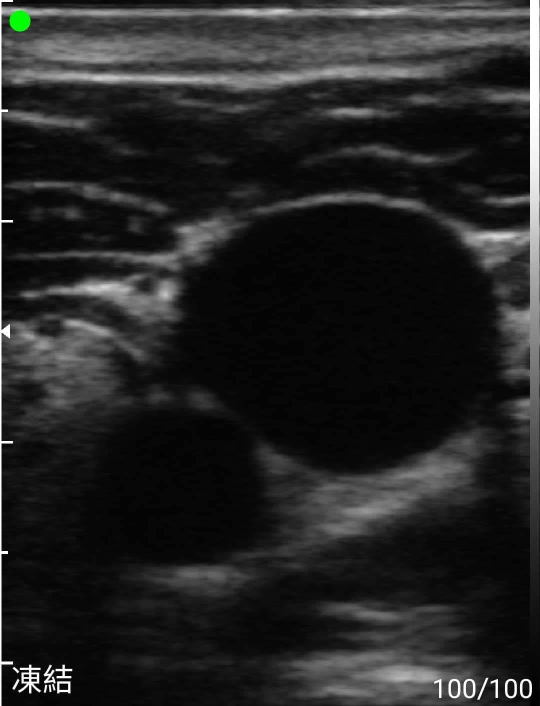
#> input picture example.jpg, 1080 x 1411 px (shown at 1/2 size)
$ jupyter execute --allow-errors for_project_meeting.ipynb   (shell and % lines are left out)
#> lines starting #> are read from the running program, lines starting #| are printed output that depends on the picture
[cell 1]
import sys
import pandas as pd
import numpy as np
import matplotlib.pyplot as plt
from utils.kde import smooth

#> (a cell that did not finish here is left out)

#> (a cell that did not finish here is left out)

#> (a cell that did not finish here is left out)

#> (a cell that did not finish here is left out)

#> (a cell that did not finish here is left out)

#> (a cell that did not finish here is left out)

[cell 8]
plt.figure(figsize=(10, 6))
mode = "sin"
# [7 lines of commented-out code are left out]
f = 500
t = 800
plt.figure(figsize=(10, 6))
#> (the rest of this cell did not finish here and is left out)

[cell 9]
plt.figure(figsize=(10, 6))
#> (the rest of this cell did not finish here and is left out)

[cell 10]
plt.figure(figsize=(10, 6))
#> (the rest of this cell did not finish here and is left out)

[cell 11]
import cv2
from copy import copy

[cell 12]
img = cv2.imread("example.jpg")
#> img is the input picture: shape (1411, 1080, 3); mean B, G, R 36.5, 36.7, 36.5
img = 255 - img
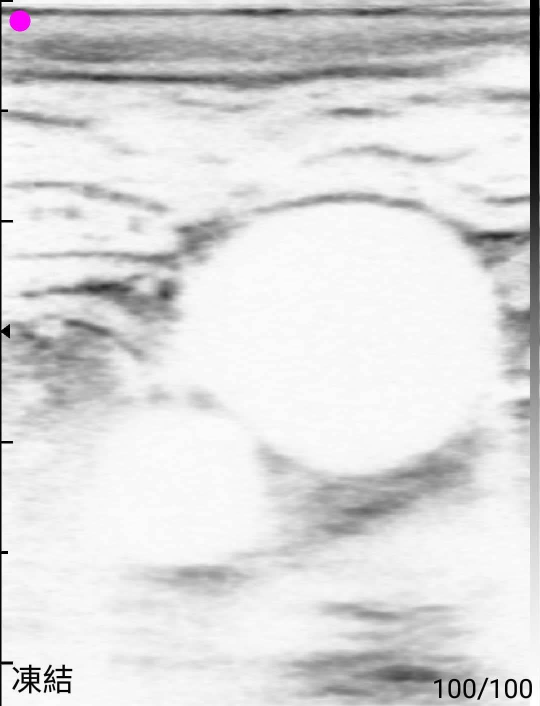
#> img: shape (1411, 1080, 3) (shown at 1/2 size); mean B, G, R 218.5, 218.3, 218.5
plt.imshow(img)

[cell 13]
#-----Reading the image-----------------------------------------------------
plt.imshow(img)
plt.show()
#-----Converting image to LAB Color model-----------------------------------
lab= cv2.cvtColor(img, cv2.COLOR_BGR2LAB)
#> lab: shape (1411, 1080, 3); mean of channels 0, 1, 2 221.7, 128.1, 127.9
plt.imshow(lab)
plt.show()

#-----Splitting the LAB image to different channels-------------------------
l, a, b = cv2.split(lab)
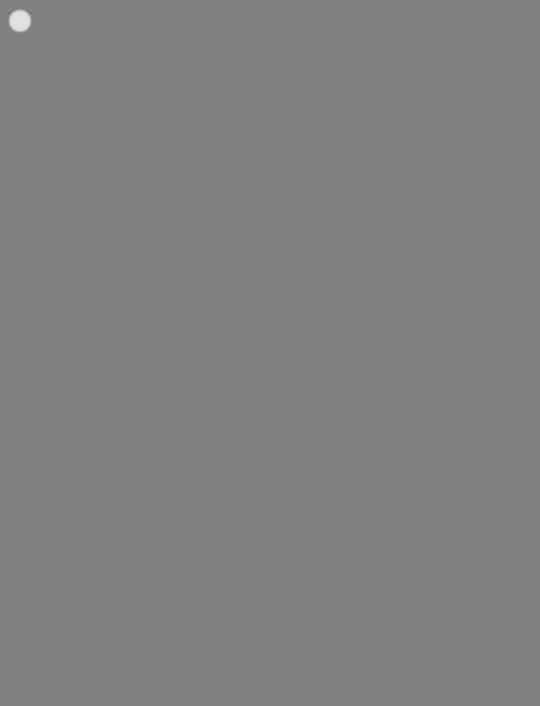
#> a: shape (1411, 1080) (shown at 1/2 size); min 112, max 226, mean 128.1
plt.imshow(l)
plt.show()
plt.imshow(a)
plt.show()
plt.imshow(b)
plt.show()

#-----Applying CLAHE to L-channel-------------------------------------------
clahe = cv2.createCLAHE(clipLimit=3.0, tileGridSize=(8,8))
cl = clahe.apply(l)
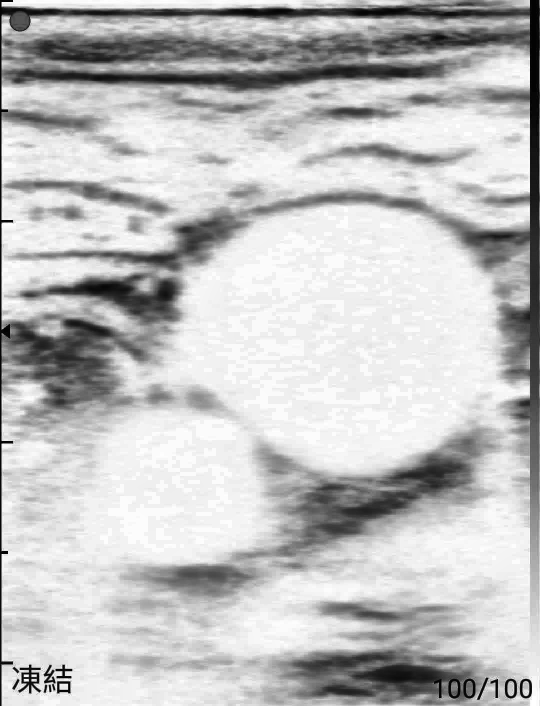
#> cl: shape (1411, 1080) (shown at 1/2 size); min 2, max 255, mean 192.2
plt.imshow(cl)
plt.show()

#-----Merge the CLAHE enhanced L-channel with the a and b channel-----------
limg = cv2.merge((cl,a,b))
#> limg: shape (1411, 1080, 3); mean of channels 0, 1, 2 192.2, 128.1, 127.9
plt.imshow(limg)
plt.show()

#-----Converting image from LAB Color model to RGB model--------------------
final = cv2.cvtColor(limg, cv2.COLOR_LAB2BGR)
plt.imshow(final)
plt.show()

[cell 14]
img = cv2.cvtColor(final, cv2.COLOR_RGB2GRAY)
#> img: shape (1411, 1080)
plt.imshow(img)
img.shape
#> Out = (1411, 1080)

[cell 15]
kernel = np.ones((5,5),np.uint8)
img_ = copy(img)
for i in range(10):
    img_ = cv2.erode(img_, kernel, iterations=15)
    img_ = cv2.dilate(img_, kernel, iterations=15)
#> this loop made 10 passes
#> pass 1, `img_ = cv2.erode(img_, kernel, iterations=15)`:
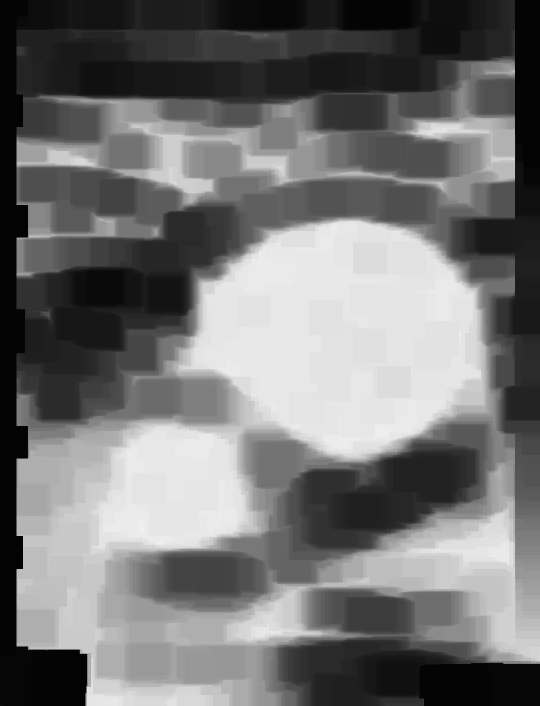
#> img_: shape (1411, 1080) (shown at 1/2 size); min 3, max 239, mean 115.5
#> pass 1, `img_ = cv2.dilate(img_, kernel, iterations=15)`:
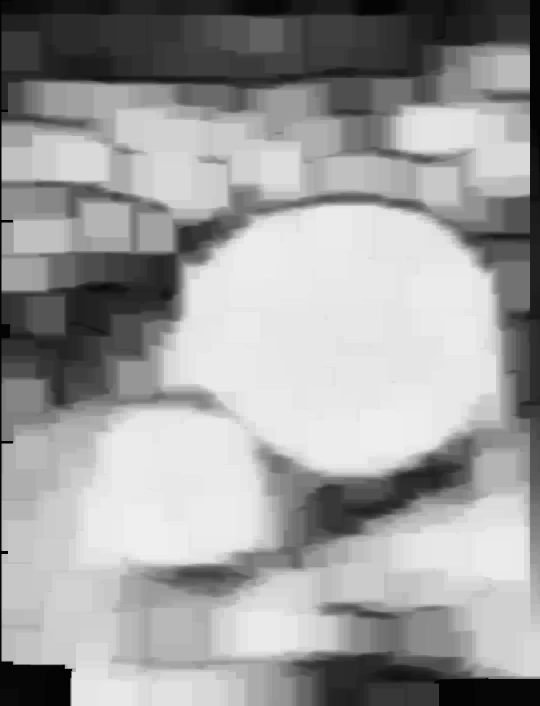
#> img_: shape (1411, 1080) (shown at 1/2 size); min 3, max 239, mean 157.4
plt.imshow(img_)

[cell 16]
circles = cv2.HoughCircles(img_, cv2.HOUGH_GRADIENT, 1.2, 100)
#> circles = None
#> (the rest of this cell did not finish here and is left out)

[cell 17]
plt.imshow(img_)

[cell 18]
edges = cv2.Canny(img_,40,50)
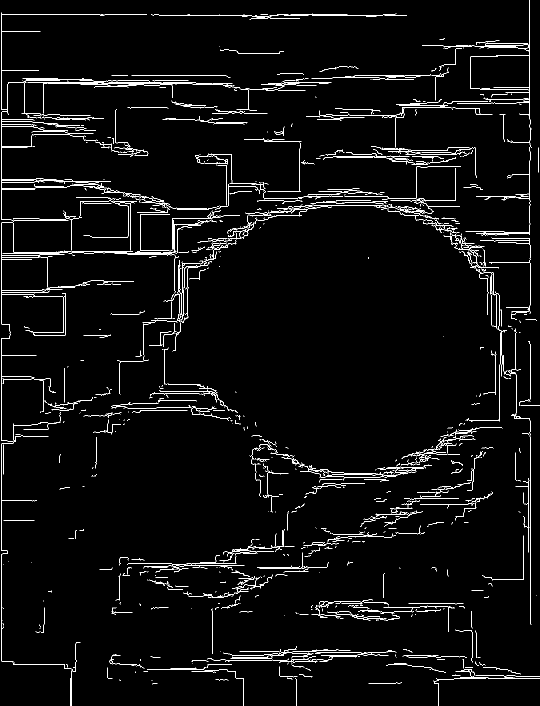
#> edges: shape (1411, 1080) (shown at 1/2 size); 3.2% white in thin lines or dots
plt.imshow(edges)
